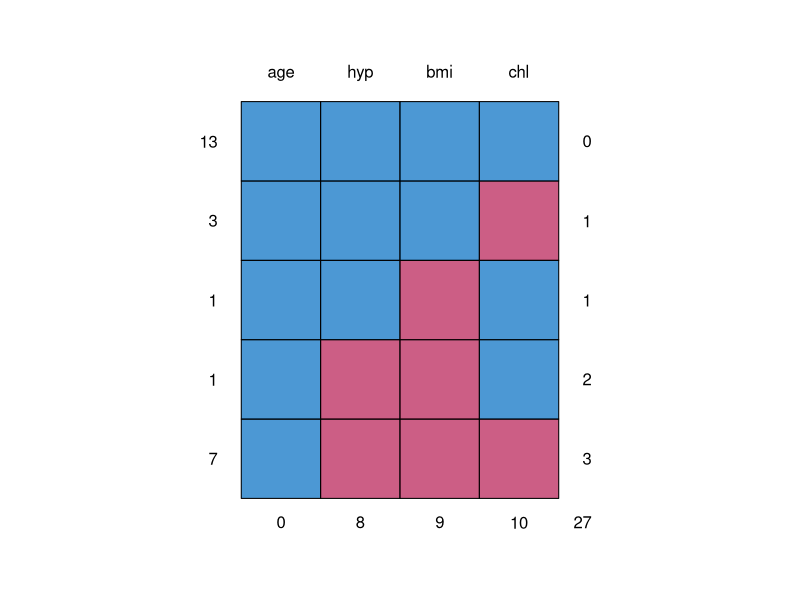
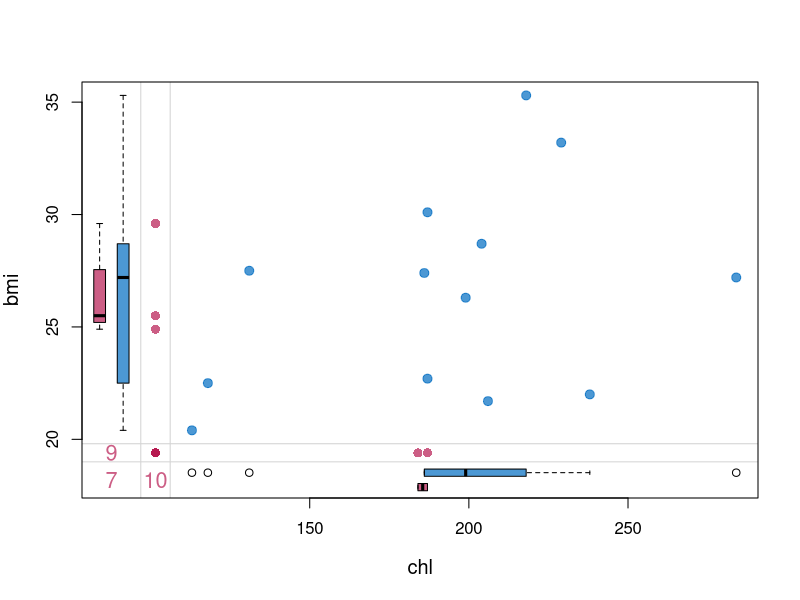
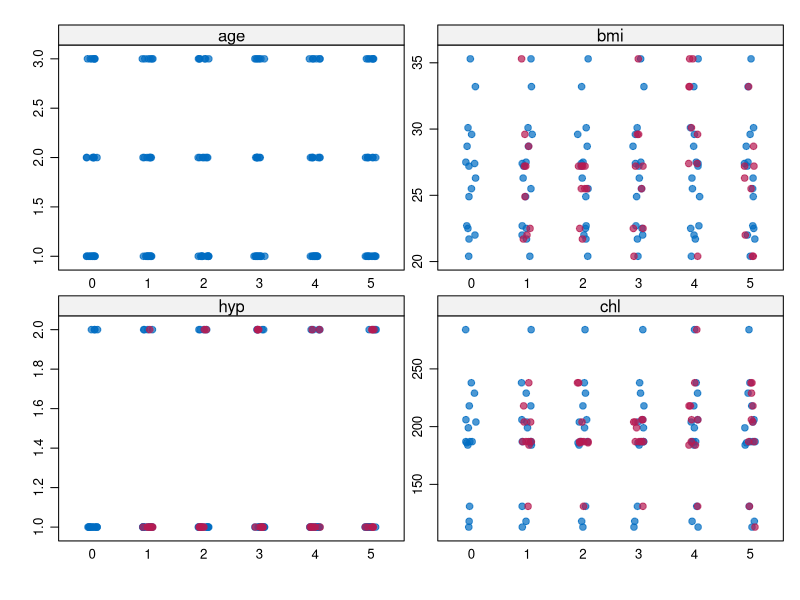
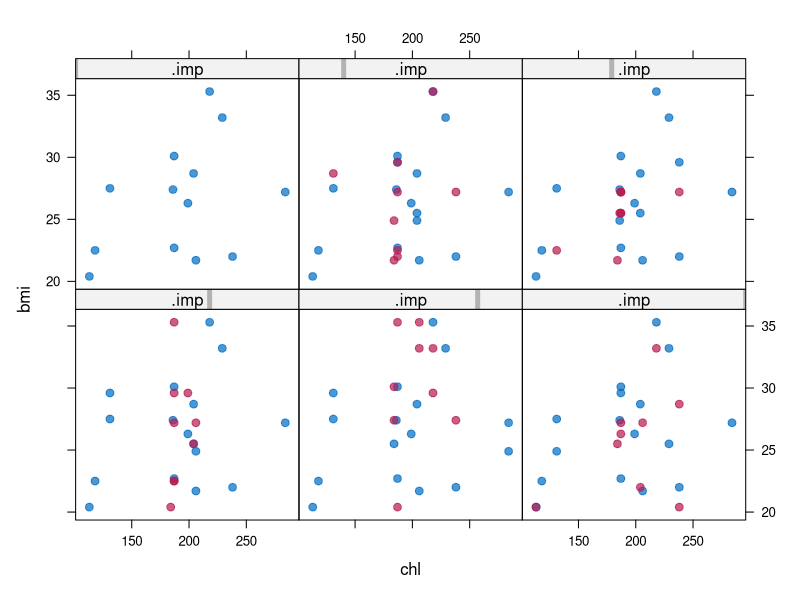
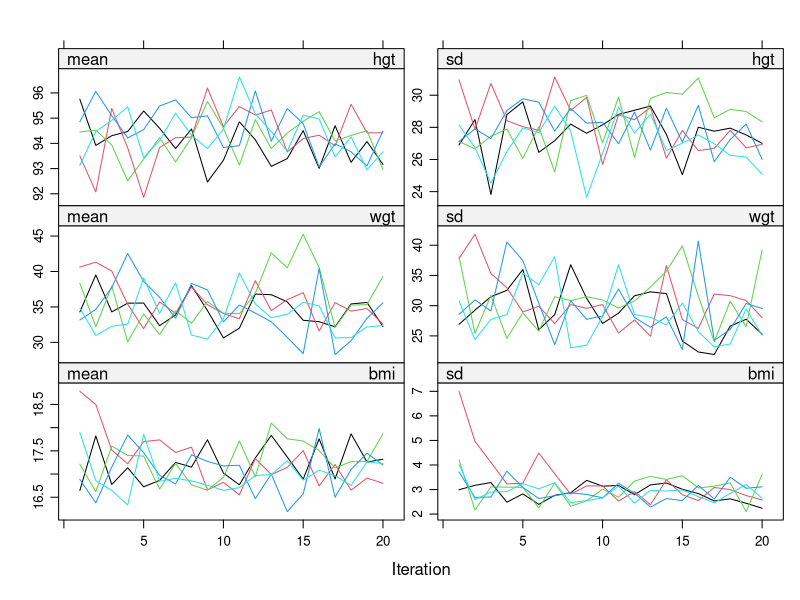
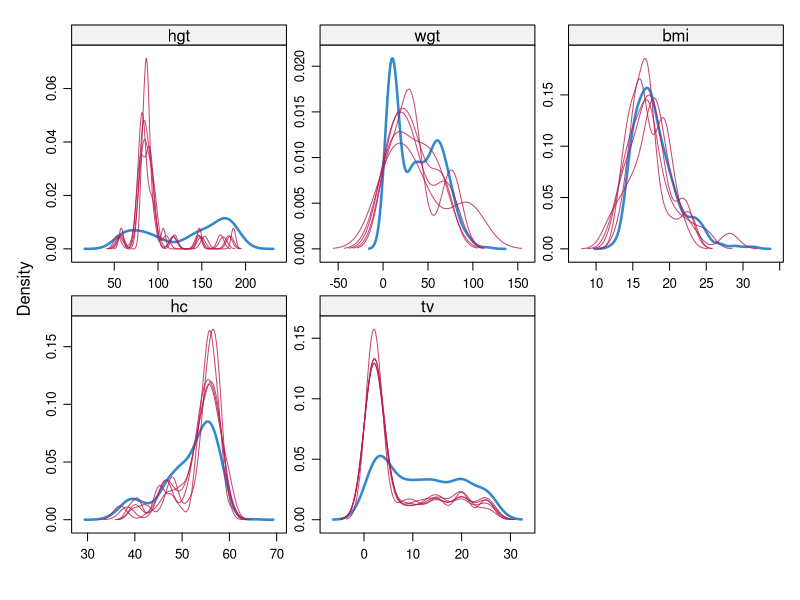

The R script that drew these images, in order:
# Clear environment
rm(list=ls())
# Clear all plots
if(!is.null(dev.list())) dev.off()

# Load packages
library(mice)
library(VIM)
library(lattice)

# Load data
data("nhanes")

#----------------------------------------
# STEP 0: Assess Structure of Missingness
#----------------------------------------

head(nhanes)

md.pattern(nhanes)  # shows the different possible missingness patterns possible and the number of observations 
                    # with that pattern
                    # eg: first row shows that 13 observations have no missing measurements 

md.pairs(nhanes)    # rr for both present, rm for column variable missing, row variable present, mr is the transpose 
                    # of rm and mm is both missing

marginplot(nhanes[,c("chl", "bmi")], 
           col = mdc(1:2), cex=1.2, cex.lab=1.2, cex.numbers = 1.3, pch=19)
# do see a difference between the blue and pink distributions, suggesting that missingness may not be MCAR
# hyp seems to be categorical, so won't check plot with hyp



# HELP CHOOSING PREDICTORS

# Pearson correlations:
round(cor(nhanes, use="pair"), 3) # highly correlated variables will make better predictors

# Correlations between variables and missing data indicators:
round(cor(y=nhanes, x=!is.na(nhanes), use="pair"), 3)  # high correlation make beter predictors

# Proportion of usable cases:
p <- md.pairs(nhanes)
round(p$mr/(p$mr+p$mm), 3) # measures how many cases on the target variable have observations on the predictor
# high makes good predictors 

# Guessing predictor matrix based off correlations:
quickpred(nhanes)
quickpred(nhanes, minpuc = 0.25, include = "age") # override default parameters


#----------------------------------------
# STEP 1: MICE Imputation
#----------------------------------------

imp1 <- mice(nhanes, seed=23109)  # MICE imputation using DEFAULT IMPUTATION MODEL pmm
# imputation method is reflective of the (what you think are ) underlying distributions of the variables 
                                  # M = number of iterations = number of imputed datasets = 5

print(imp1) # shows what imputation methods were used for which variables (age had no missing values so was not imputed)
            # gives the PREDICTOR MATRIX which shows which variables were used to impute which
            # here every variable was used to impute every other variable (default)
imp1$imp$bmi # gives all M = 5 imputations for bmi variable
complete(imp1,2)  # the complete dataset where NAs have been fulled in using the second imputed data set
complete(imp1, "long") # complete datasets for all 5 imputations in long format
complete(imp1, "long", include = T) # will include the original missing data dataset as well at the top


# INCREASE NUMBER OF ITERATIONS M
imp2 <- mice(nhanes2, seed=23109,
             m=50)  # number of iterations to minimize simulation error


# CHOOSE IMPUTATION MODEL
imp3 <- mice(nhanes2, seed=23109,
             meth = c("", "pmm", "logreg", "norm")) # choice of imputation model depends on variable type (see slide 11)
                                                    # "" used to suppress imputation of age variable (which had no missing values)
                                                    # note that you can skip imputation of any variable using "", even ones with NAs

# SPECIFY PREDICTORS TO BE USED IN IMPUTATION
imp0 <- mice(nhanes, maxit = 0)   # create a "shell" (could just use imp1)
(pred <- imp0$predictorMatrix)  
pred[,"bmi"] <- 0  # editing matrix so that bmi is not used to predict any variable
pred
imp4a <- mice(nhanes, seed=23109,
             pred = pred) 
imp4a$imp$bmi
# Alternatively, 
(pred <- imp0$predictorMatrix)  
pred["bmi",] <- 0  # now no variables are used to predict bmi !
pred
imp4b <- mice(nhanes, seed=23109,
             pred = pred)   
imp4b$imp$bmi


# IMPUTATION FOR LONGITUDINAL DATA
head(popmis)  # longitudinal data: dependent variable = popular, random effects = const (intercept) and sex (slope), fixed effect = texp, class variable = school
              # only missing values for popular; pupil is nested within school
imp0 <- mice(popmis, maxit = 0)   # create shell
(pred <- imp0$predictorMatrix)
pred["popular",] <- c(0,-2,0,2,1,2,0)  # specifying predictor variables for popular
                                       # -2 for class variable, 2 for random effect
# We need to do all this because mice uses mixed effect models for longitudinal data
# we could also convert data to wide format and impute that, then we dont have do all this
imp5 <- mice(popmis, 
             meth = c("", "", "2l.norm", "", "", "", ""),  # only popular had missing values so only need to impute popular
             pred = pred,
             maxit = 1, seed = 71152)


# PASSIVE IMPUTATION 

# Passive imputation to PRESERVE TRANSFORMATIONS:
nhanes2.ext <- cbind(nhanes2, lchl = log(nhanes2$chl))
imp0 <- mice(nhanes2.ext, max=0)
meth <- imp0$method
meth["lchl"] <- "~log(chl)"    # specifying PASSIVE IMPUTATION of lchl (=log(chl)) to ensure that imputation of lchl
                               # is based on the latest imputation of chl
pred <- imp0$predictorMatrix
pred[c("hyp","chl"), "lchl"] <- 0  # don't use lchl to impute hyp or chl
pred["bmi", "chl"] <- 0    # don't use chl to impute bmi
pred
imp6 <- mice(nhanes2.ext, seed=38788, print = F,
             meth=meth, 
             pred=pred)
# We can then take it a step further by using the SQUEEZE FUNCTION prevent implausible lchl values:
meth["lchl"] <- "~log(squeeze(chl, bounds=c(100,300)))"  # keeping chl in bounds to allow for computation of logged values

# Using passive imputation for MORE THAN ONE VARIABLE:
head(boys)
imp0 <- mice(boys, max=0)
meth <- imp0$method
meth["bmi"] <- "~I(wgt/(hgt/100)^2)"  # calculate bmi from imputed values of weight and height 
# I just means that we're putting in a formula, not an indicator
pred <- imp0$predictorMatrix
pred[c("wgt", "hgt", "hc", "reg"), "bmi"] <- 0  # don't use bmi to impute variables wgt, hgt, hc or reg
pred[c("gen", "phb", "tv"), c("hgt", "wgt", "hc")] <- 0  # don't use hgt, wgt or hc to impute gen, phb or tv
imp6 <- mice(boys, maxit=20, seed = 9212, print=F, 
             pred=pred, 
             meth=meth)
head(complete(imp6)[is.na(boys$bmi),], 3)

# Using passive imputation for dealing with INTERACTIONS
# do this if you want to include interaction terms in you model
# note that you will NOT use this "bmi.chl" variable instead of a normal interaction term in your model
# including "bmi.chl" in imputation just helps effect convergence of your imputations and make sure you imputations
# are appropriate for including an interaction term in your model
nhanes2.ext <- cbind(nhanes2, bmi.chl=NA)
imp0 <- mice(nhanes2.ext, max=0, print=F)
meth <- imp0$method
meth["bmi.chl"] <- "~I((bmi-25)*(chl-200))"
pred <- imp0$predictorMatrix
pred[c("bmi", "chl"), "bmi.chl"] <- 0
imp7 <- mice(nhanes2.ext, seed = 9212, print=F, 
             pred=pred, 
             meth=meth)


# ORDER OF IMPUTATIONS
# set the order of your imputations to speed up convergence or to ensure meaningful imputations if variables depende on one another
imp8a <- mice(nhanes2.ext, meth=meth, pred=pred, 
              vis = c(2,4,5,3)) # order of which variables to impute
imp8b <- mice(nhanes2.ext, meth=meth, pred=pred, 
              vis = "monotone") # imputing variables increasing order of the number of missing data




#----------------------------------------
# STEP 2: Assess Imputations
#----------------------------------------

# scatter-plots of the observed and the imputed values for each variable
stripplot(imp1, pch=20,cex=1.2) 
# distribution of the imputed values should not be very different from that of the observed values

# scatter-plots of bmi vs chl for observed data and for the M imputed datasets
xyplot(imp1, bmi~chl|.imp, pch=20, cex=1.4)
# we want the all the scatter-plots to look alike
# (can do for other variables but it in our case chl and bmi are the only continuous variables with imputations)
# dont want our imputations to change the relationship between our variables

# CHECKING CONVERGENCE OF IMPUTATIONS
plot(imp6, c("hgt", "wgt", "bmi")) # good mixing of patterns indicates good convergence
densityplot(imp6)  # want densities to overlap and be similar to density of observed values
# hgt and tv imputations don't look great 

#-----------------------------------------------------------------
# STEP 3: Extract Parameter Estimates (for each imputed dataset)
#-----------------------------------------------------------------

fit1 <- with(imp1, lm(chl~age+bmi)) # in this case our model of choice is a simple linear regression model
fit1
# model fitted to each imputed dataset, resulting in M sets of estimates for each parameter
fit1$analyses[[3]] # analysis of third imputed dataset

# we can actually insert any calculation into with(), even one made by us!
expr <- expression(ov <- cut(bmi, c(10,25,50)), table(age,ov))
fit2 <- with(imp1, eval(expr))
fit2$an[c(2,5)] # contingency tables for 2nd and 5th imputation data sets

#--------------------------------------------------------
# STEP 4: Combine Parameter Estimates using Rubin's Rule
#--------------------------------------------------------

print(pool(fit1))
# fmi = fraction of missing information
# lambda = proportion of total variance attributable to missing data

summary(pool(fit1))


#--------------------------------------------------------
# STEP 5: Model Comparison
#--------------------------------------------------------
#number iterations in imputation is guided by convergence
# number of imputed data sets, 5 generally used, more might be better
imp <- mice(nhanes2, print=F, m=50, seed=219)
fit0 <- with(data=imp, expr=lm(bmi~age+hyp))
fit1 <- with(data=imp, expr=lm(bmi~age+hyp+chl))

# WALD TEST:
wt <- D1(fit1, fit0)  # D1 is a multivariate Wald Test to compare two nested models (pool.compare() function has been removed from r)
wt # gives a very different p-value to notes........

imp <- mice(boys, print=F, seed=60019)
fit0 <- with(data=imp, expr = glm(I(gen>levels(gen)[1])~hgt+hc, family = binomial))
fit1 <- with(data=imp, expr = glm(I(gen>levels(gen)[1])~hgt+hc+reg, family = binomial))

# LIKELIHOOD RATIO TEST
lrt <- D3(fit1, fit0)
lrt # also different to notes.... BUT same p-value that i got when using pool.compare



#--------------------------------------------------------
# STEP 6: Sensitivity Analysis
#--------------------------------------------------------
# investigate the sensitivity of the results to different values of a variable, in this case chl
# Suppose we suspect that our imputations under MAR assumption are too low
# We can check this by multiplying the imputations by a factor
ini  <- mice(nhanes2, maxit=0, print=F) # create shell
post <- ini$post # A vector of strings of length length(blocks) with commands for post-processing for each variable
k    <- seq(1, 1.5, 0.1)
est  <- vector("list", length(k))
for(i in 1:length(k)) {
  post["chl"] <- paste("imp[[j]][,i] <- ", k[i], "* imp[[j]][,i]")  
  imp <- mice(nhanes2, post=post, seed=10, print=F, maxit=20)
  fit <- with(imp, lm(bmi~age+chl))
  est[[i]] <- summary(pool(fit))
}
est    # scenarios involving increasing imputations for chl by 0% (MAR), 10%, 20%, 30%, 40% and 50% (MNAR)
# here we see that the intercept changes but the other effects less so
# and we dont mind that the intercept changes because we are more interested in the other estimates being consistent and accurate
# because we are more interested in the relationships between variables
